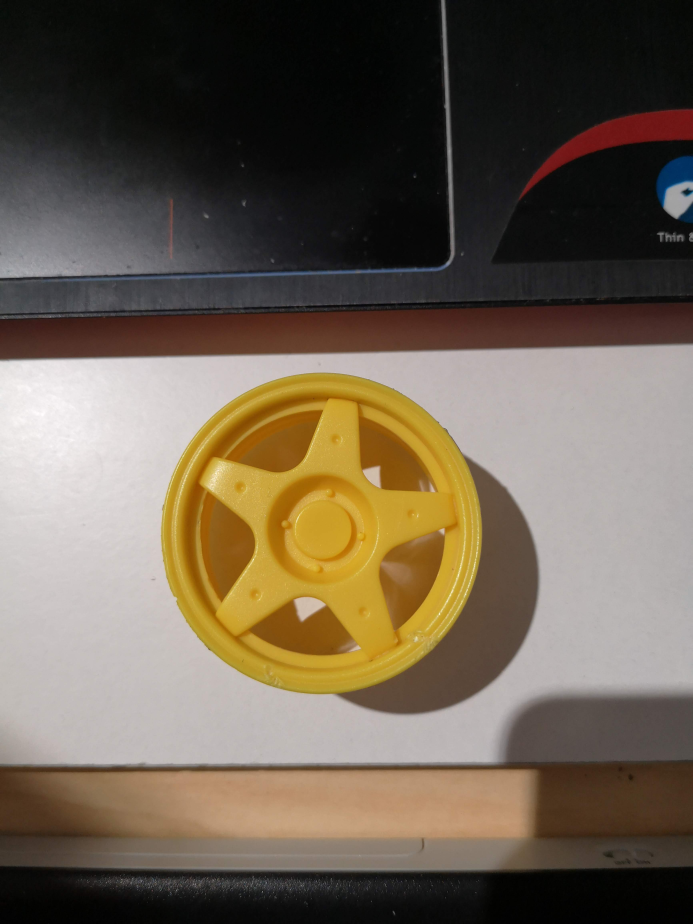
#> input picture Software/Objekterkennung/yellow_object.jpg, 3464 x 4618 px (shown at 1/5 size)
$ python colorDetection.py
#> lines starting #> are read from the running program, lines starting #| are printed output that depends on the picture; after the words box and inside, x2 and y2 are one past the last pixel; in counts of white or black regions, pixels touching at a corner belong together
'''
Color Detection in Python with OpenCV
    Create by Henry Dang ==> See the tutorial here:
    https://henrydangprg.com/2016/06/26/color-detection-in-python-with-opencv/
Adapted by Marcelo Rovai - MJRoBot.org @8Feb18
'''

import cv2
import numpy as np

# Read the picure - The 1 means we want the image in BGR
img = cv2.imread('yellow_object.jpg', 1)
#> img is the input picture: shape (4618, 3464, 3); mean B, G, R 81.3, 97.3, 109.7

# resize imag to 20% in each axis
img = cv2.resize(img, (0,0), fx=0.2, fy=0.2)
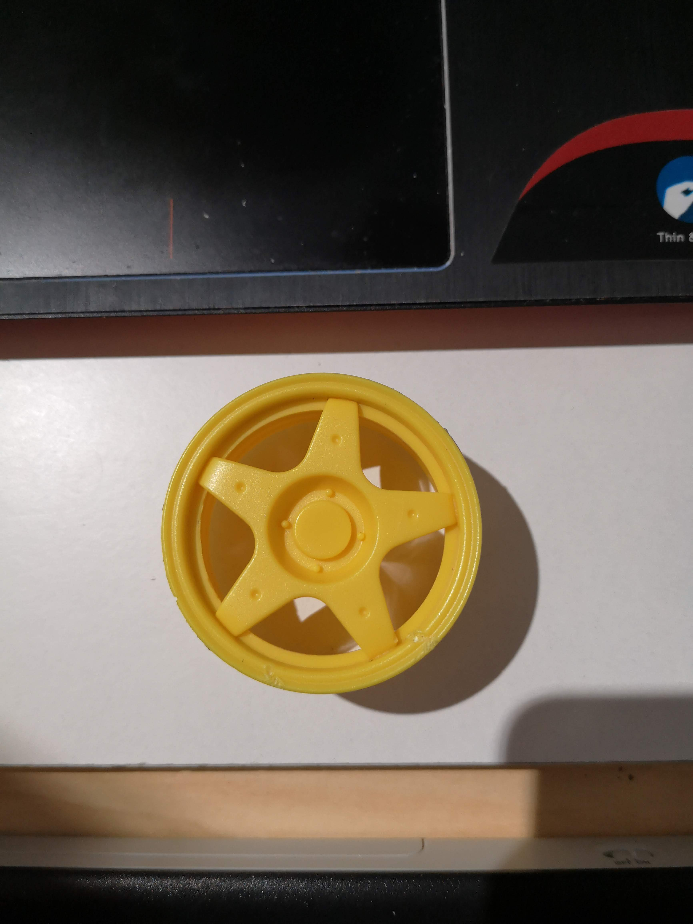
#> img: shape (924, 693, 3); mean B, G, R 81.3, 97.2, 109.7
# convert BGR image to a HSV image
hsv = cv2.cvtColor(img, cv2.COLOR_BGR2HSV)
#> hsv: shape (924, 693, 3); mean H, S, V 32.7, 64.8, 110.6

# NumPy to create arrays to hold lower and upper range
# The “dtype = np.uint8” means that data type is an 8 bit integer

lower_range = np.array([12, 100, 100], dtype=np.uint8)
upper_range = np.array([32, 255, 255], dtype=np.uint8)

# create a mask for image
mask = cv2.inRange(hsv, lower_range, upper_range)
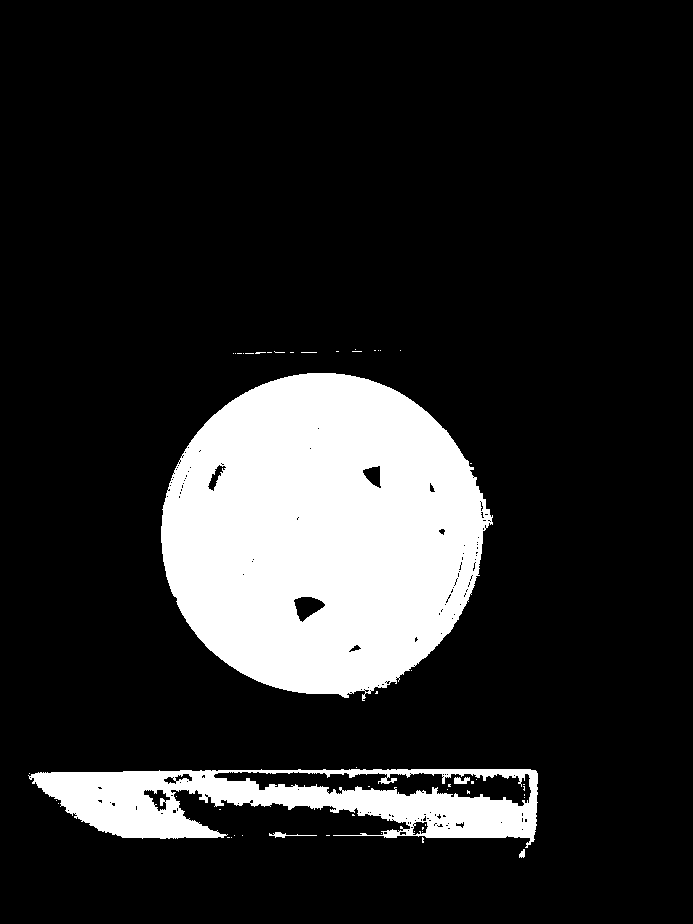
#> mask: shape (924, 693); 15.8% white; 53 white regions (48 under 20 px), largest, box (x1, y1, x2, y2) and area: (161, 373, 493, 701) 80717, (28, 769, 538, 848) 20288, (269, 832, 317, 838) 94, (454, 777, 470, 784) 84, (519, 849, 525, 858) 38

# display both the mask and the image side-by-side
cv2.imshow('mask',mask)
cv2.imshow('image', img)

# wait to user to press [ ESC ]
while(1):
  k = cv2.waitKey(0)
#> (key Esc is pressed here)
  if(k == 27):
    break

cv2.destroyAllWindows()
